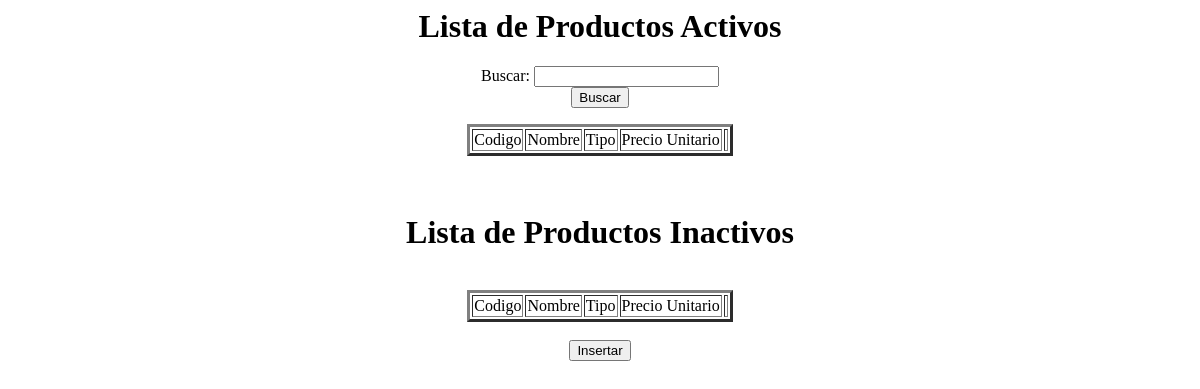
/Productos/listaProductos.php, run on an earlier commit of the app's database.
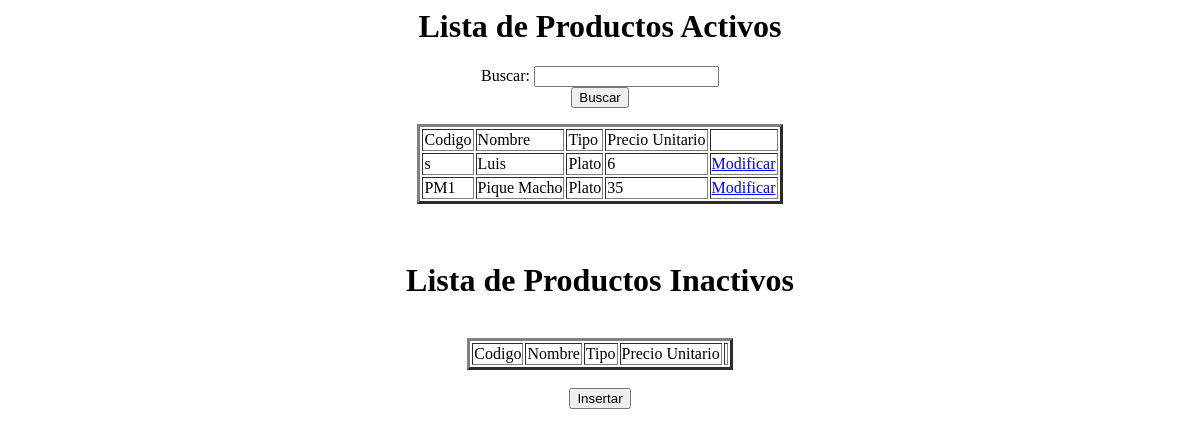
And on a later commit of the database.
### tables this page shows
CREATE TABLE IF NOT EXISTS `producto` (
  `cod_producto` varchar(8) NOT NULL,
  `nombre` varchar(30) NOT NULL,
  `tipo` int(1) NOT NULL,
  `precio` float NOT NULL,
  `estado` tinyint(1) NOT NULL
);

### Productos/listaProductos.php (the view, shortened to what this page needs)
<HTML>
	<HEAD>
	</HEAD>
	<BODY>
		<?php
		function llenarTablaActivos(){
			$db = mysql_connect("localhost", "root", "root");
			$res=mysql_query("SELECT * FROM producto where estado='1'", $db);
			while($row=mysql_fetch_row($res)){
				$id=$row[0];
				echo "<TR>";
				echo "<TD>".$row[0]."</TD>";
				echo "<TD>".$row[1]."</TD>";
				if($row[2]==1){
					echo "<TD>"."Plato"."</TD>";
				}else{
					if($row[2]==2){
						echo "<TD>"."Bebida"."</TD>";
					}else{
						echo "<TD>"."Guarnicion"."</TD>";
					}
				}
				echo "<TD>".$row[3]."</TD>";
				echo "<TD>"."<a href=\"editarProducto.php?aux=$id\">Modificar</a>"."</TD>";
				echo "</TR>";
			}
		}
		?>
		<CENTER><H1>Lista de Productos Activos</H1>
		<FORM NAME="Datos" Method="POST" Action="listaProductos.php">
			Buscar: <INPUT TYPE=Text NAME="buscar" VALUE=""><BR>
			<INPUT TYPE=Submit NAME="Buscar" VALUE="Buscar"><DD></DD>
		</FORM>
			<TABLE BORDER=3>
				<TR>
					<TD>Codigo</TD>
					<TD>Nombre</TD>
					<TD>Tipo</TD>
					<TD>Precio Unitario</TD>
					<TD></TD>
				</TR>
				<?php
				if(isset($_POST["Buscar"]))
				{
					llenarTablaBusqueda();
				}else{
					llenarTablaActivos();
				}
				?>
			</TABLE>
			<BR><BR>
			<H1>Lista de Productos Inactivos</H1><br>
				<TABLE BORDER=3>
				<TR>
					<TD>Codigo</TD>
					<TD>Nombre</TD>
					<TD>Tipo</TD>
					<TD>Precio Unitario</TD>
					<TD></TD>
				</TR>
				</TABLE>
			<br>
			<FORM Action="registrarProducto.php">
				<INPUT TYPE=Submit NAME="Insertar" VALUE="Insertar">
			</FORM>
		</CENTER>
	</BODY>
</HTML>

What changed in the data, as far as the page shows it:
added producto: cod_producto "s", nombre "Luis", tipo "Plato", precio "6"
added producto: cod_producto "PM1", nombre "Pique Macho", tipo "Plato", precio "35"
